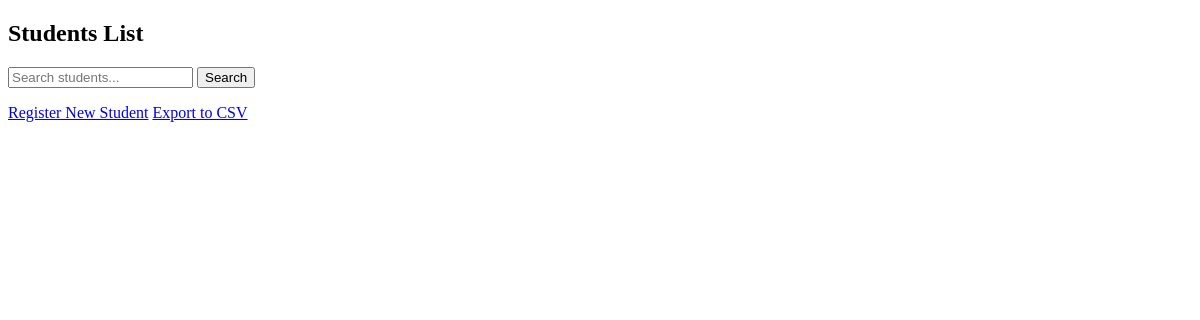
The app's page /school/students/ (signed in), older data.
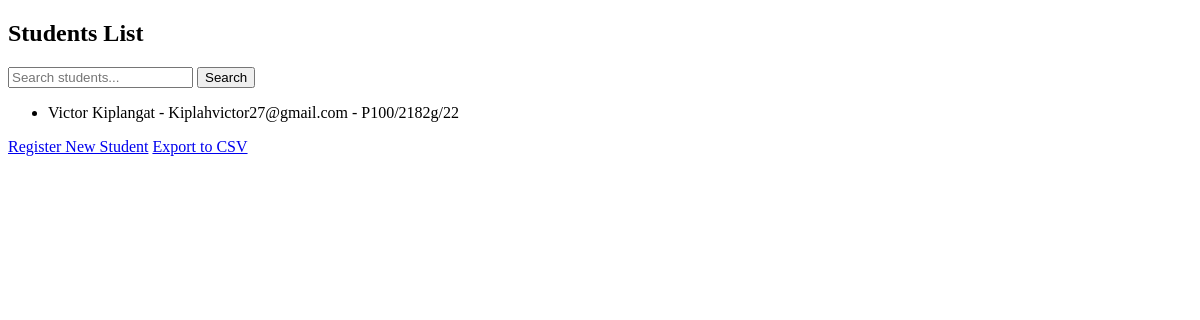
The same page, newer data.
### school/models.py (models this page shows, shortened)
class Student(models.Model):
    name = models.CharField(max_length=100)
    email = models.EmailField(unique=True)
    phone = models.CharField(max_length=15)
    address = models.TextField()
    student_id = models.CharField(max_length=20, unique=True)

### school/views.py (the view)
# urls.py: path('students/', views.students_list, name='students_list'),
@login_required
def students_list(request):
    students = Student.objects.all()
    return render(request, 'school/students_list.html', {'students': students})

### school/templates/school/students_list.html (shortened to what this page needs)
<!DOCTYPE html>
<html>
<head>
</head>
<body>
    <h2>Students List</h2>
    <form method="GET" action="">
        <input type="text" name="q" placeholder="Search students..." value="{{ request.GET.q }}">
        <button type="submit">Search</button>
    </form>
    <ul>
        {% for student in students %}
        <li>{{ student.name }} - {{ student.email }} - {{ student.student_id }}</li>
        {% endfor %}
    </ul>
    <a href="{% url 'register_student' %}">Register New Student</a>
    <a href="{% url 'export_students_csv' %}">Export to CSV</a>
</body>
</html>

Row changes from the older to the newer data that the page shows:
added Student: name "Victor Kiplangat", email "Kiplahvictor27@gmail.com", student_id "P100/2182g/22"
